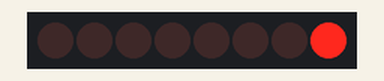
Simulated run of this program. Board: Raspberry Pi (BCM pin numbers). Shown: 8 shift-register outputs drawn as a row of LEDs (first output left, lit = HIGH).

Above: at 0.05 s.
At 0.35 s:
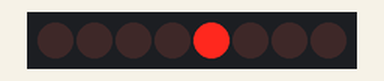
At 0.8 s:
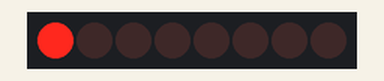
At 1.8 s:
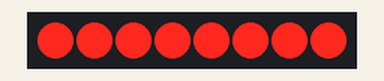
At 3.25 s:
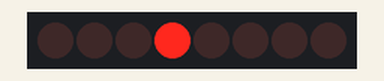
At 4.75 s:
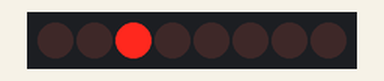
Timing chart, 0 to 5.0 s (numbered marks = the images above):
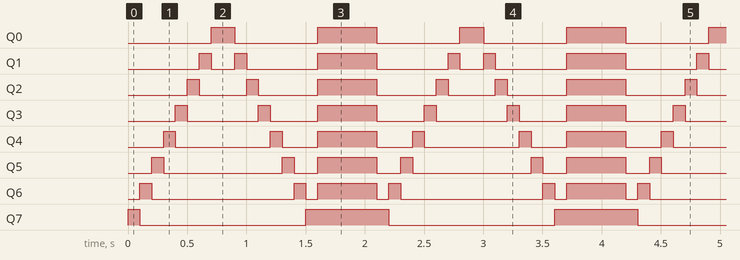

The program:

waterlight.py
```python
#encoding:utf8

import RPi.GPIO as GPIO
import time

GPIO.setmode(GPIO.BCM)

DS = 6
SHCP = 19
STCP = 13

LIGHTS = [0x01, 0x02, 0x04, 0x08, 0x10, 0x20, 0x40, 0x80]
def init():
  GPIO.setup(DS, GPIO.OUT)
  GPIO.setup(SHCP, GPIO.OUT)
  GPIO.setup(STCP, GPIO.OUT)

  GPIO.output(DS, GPIO.LOW)
  GPIO.output(SHCP, GPIO.LOW)
  GPIO.output(STCP, GPIO.LOW)

def writeBit(data):
  GPIO.output(DS,data)
  GPIO.output(SHCP,GPIO.LOW)
  GPIO.output(SHCP,GPIO.HIGH)

def writeByte(data):
  for i in range(0,8):
    writeBit((data>>i) & 0x01)
  GPIO.output(STCP,GPIO.LOW)
  GPIO.output(STCP,GPIO.HIGH)

try:
  init()
  while True:
    for light in LIGHTS:
      writeByte(light)
      time.sleep(0.1)
    for light in reversed(LIGHTS):
      writeByte(light)
      time.sleep(0.1)
    writeByte(0xff)
    time.sleep(0.5)
except KeyboardInterrupt:
  print "interrupt"
  writeByte(0x00)
  GPIO.cleanup()
```

Measured:
- by itself, Q0: repeats every 2.1 s: LOW 0.70 s, HIGH 0.50 s, LOW 0.70 s, HIGH 0.20 s
- by itself, Q1: repeats every 2.1 s: LOW 0.20 s, HIGH 0.10 s, LOW 0.60 s, HIGH 0.50 s, LOW 0.60 s, HIGH 0.10 s
- by itself, Q2: repeats every 2.1 s: LOW 0.40 s, HIGH 0.10 s, LOW 0.50 s, HIGH 0.50 s, LOW 0.50 s, HIGH 0.10 s
- by itself, Q3: repeats every 2.1 s: LOW 0.60 s, HIGH 0.10 s, LOW 0.40 s, HIGH 0.50 s, LOW 0.40 s, HIGH 0.10 s
- by itself, Q4: repeats every 2.1 s: LOW 0.80 s, HIGH 0.10 s, LOW 0.30 s, HIGH 0.50 s, LOW 0.30 s, HIGH 0.10 s
- by itself, Q5: repeats every 2.1 s: LOW 1.0 s, HIGH 0.10 s, LOW 0.20 s, HIGH 0.50 s, LOW 0.20 s, HIGH 0.10 s
- by itself, Q6: repeats every 2.1 s: LOW 1.2 s, HIGH 0.10 s, LOW 0.10 s, HIGH 0.50 s, LOW 0.10 s, HIGH 0.10 s
- by itself, Q7: repeats every 2.1 s: LOW 1.4 s, HIGH 0.70 s
